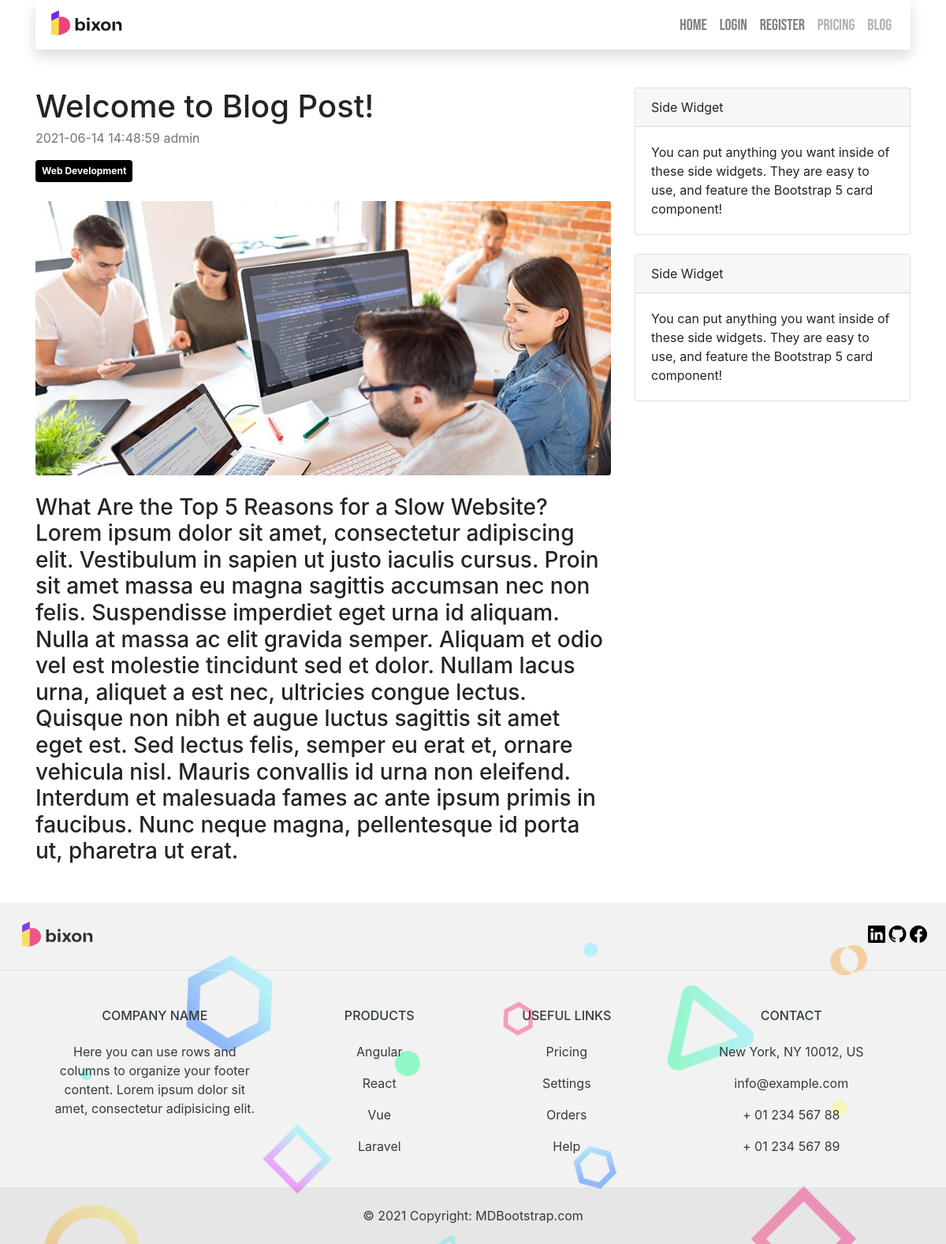
Screenshot of /post.php?p_id=9 with the database file from the repository.
### tables this page shows
CREATE TABLE `blog` (
  `blog_id` int(11) NOT NULL,
  `blog_content` text NOT NULL,
  `blog_tags` varchar(255) NOT NULL,
  `blog_img` varchar(255) NOT NULL,
  `blog_author` varchar(255) NOT NULL,
  `blog_date_publish` datetime NOT NULL
);

### post.php (the view, shortened to what this page needs)
<?php include './includes/header.php'; ?>
    <?php include './includes/navigation.php'; ?>
        <div class="container mt-5">
            <div class="row">
                <div class="col-lg-8">
                    <article>
                        <header class="mb-4">
                            <h1 class="fw-bolder mb-1">Welcome to Blog Post!</h1>
                            <?php
                            if (isset($_GET['p_id'])){
                                $getId = $_GET['p_id'];
                                $sqlViewSinglePost = "SELECT * FROM blog WHERE blog_id ='$getId'";
                                $queryViewSinglePost  = mysqli_query($conn,$sqlViewSinglePost);
                                while ($row = mysqli_fetch_assoc($queryViewSinglePost)){
                                    $sql_tags =  $row['blog_tags'] ;
                                    $sql_content =  $row['blog_content'] ;
                                    $sql_img =  $row['blog_img'] ;
                                    $sql_publish = $row['blog_date_publish'];
                                    $sql_author= $row['blog_author'];
                            ?>
                                       <p class="text-muted"><?php echo $sql_publish; ?> <?php echo $sql_author; ?> </p>
                            <a class="badge p-2" href="#!"><?php echo $sql_tags ?></a>
                        </header>
                        <figure class="mb-4"><img class="img-fluid rounded" src="./blog-images/<?php echo $sql_img?>" alt="..." /></figure>
                        <section class="mb-5">
                            <h3 class="fs-5 mb-4"><?php echo $sql_content ?></h3>
                            </section>
                    </article>
                </div>
            <?php }}?>
                <div class="col-lg-4">
                    <div class="card mb-4">
                       <div class="card-header">Side Widget</div>
                       <div class="card-body">You can put anything you want inside of these side widgets. They are easy to use, and feature the Bootstrap 5 card component!</div>
                    </div>
                    <div class="card mb-4">
                        <div class="card-header">Side Widget</div>
                        <div class="card-body">You can put anything you want inside of these side widgets. They are easy to use, and feature the Bootstrap 5 card component!</div>
                    </div>
                </div>
            </div>
        </div>
<?php include './includes/footer.php';  ?>

### includes/header.php (shortened to what this page needs)
<!doctype html>
<html lang="en">
  <head>
    <link rel="stylesheet" href="./css/style.css">
    <link rel="stylesheet" href="https://stackpath.bootstrapcdn.com/bootstrap/4.3.1/css/bootstrap.min.css">
    <link rel="stylesheet" href="https://cdnjs.cloudflare.com/ajax/libs/OwlCarousel2/2.3.4/assets/owl.carousel.min.css" />
    <link rel="stylesheet" href="https://cdn.jsdelivr.net/npm/bootstrap-icons@1.3.0/font/bootstrap-icons.css">
  </head>
  <body>

### includes/navigation.php (shortened to what this page needs)
<div id="header">
    <div class="container">
      <nav class="navbar navbar-expand-md navbar-light text-uppercase shadow" style="background-color: white;">
        <a href="#" class="navbar-brand"><img src="./images/logo-bixon.png" class="logo" alt=""></a>
        <div class="collapse navbar-collapse" id="navbarCollapse">
            <div class="nav navbar-nav ml-auto">
            <a href='http://localhost/diggital-agency/' class='nav-item nav-link'>Home</a>
           <?php
            if(isset($_SESSION['user_name'])){
                $seesionUsername = $_SESSION['user_name'];
                echo " <a href='upload' class='nav-item nav-link'>Upload Post</sub></a>";
            echo " <div class='dropdown'>
            <a  type='button' class='nav-item nav-link text-capitalize' id='dropdownMenuButton' data-toggle='dropdown' aria-haspopup='true' aria-expanded='false'>
                ".$seesionUsername."
            </a>
            <div class='dropdown-menu' aria-labelledby='dropdownMenuButton'>
                <a class='dropdown-item' href='logout'>Logout</a>
            </div>
            </div>";
            }else{
                echo "  <a href='login' class='nav-item nav-link'>Login</a>
                        <a href='register' class='nav-item nav-link'>Register</a>";
            }
            ?>
            <?php
            $currentUrl = $_SERVER['PHP_SELF'];
            $indexUrl = '/diggital-agency/index.php';
            if($currentUrl != $indexUrl){
                echo' <a href="#" class="nav-item nav-link disabled">Pricing</a>
                <a href="#" class="nav-item nav-link disabled">Blog</a> ';
            }else{
             echo  '
             <a href="#pricing" class="nav-item nav-link">Pricing</a>
             <a href="#blog" class="nav-item nav-link">Blog</a>';
            }
            ?>
            </div>
        </div>
    </nav>
    </div>
    </div>

### includes/footer.php (shortened to what this page needs)
<footer id="footer" class="text-center text-lg-start text-dark">
  <section class="d-flex justify-content-center justify-content-lg-between p-4 border-bottom">
    <div class="me-5 d-none d-lg-block">
   <img src="./images/logo-bixon.png"  class="footer-logo">
    </div>
    <div>
      <a href="#" class="me-4 social-icon-link" >
        <i class="bi bi-linkedin social-icon"></i>
      </a>
      <a href="#" class="me-4 social-icon-link">
        <i class="bi bi-github social-icon"></i>
      </a>
      <a href="#" class="me-4 social-icon-link">
        <i class="bi bi-facebook social-icon"></i>
      </a>
    </div>
  </section>
  <section class="">
    <div class="container text-center text-md-start mt-5">
      <div class="row mt-3">
        <div class="col-md-3 col-lg-4 col-xl-3 mx-auto mb-4">
          <h6 class="text-uppercase fw-bold mb-4">
            <i class="fas fa-gem me-3"></i>Company name
          </h6>
          <p>
            Here you can use rows and columns to organize your footer content. Lorem ipsum
            dolor sit amet, consectetur adipisicing elit.
          </p>
        </div>
        <div class="col-md-2 col-lg-2 col-xl-2 mx-auto mb-4">
          <h6 class="text-uppercase fw-bold mb-4">
            Products
          </h6>
          <p>
            <a href="#!" class="text-reset">Angular</a>
          </p>
          <p>
            <a href="#!" class="text-reset">React</a>
          </p>
          <p>
            <a href="#!" class="text-reset">Vue</a>
          </p>
          <p>
            <a href="#!" class="text-reset">Laravel</a>
          </p>
        </div>
        <div class="col-md-3 col-lg-2 col-xl-2 mx-auto mb-4">
          <h6 class="text-uppercase fw-bold mb-4">
            Useful links
          </h6>
          <p>
            <a href="#!" class="text-reset">Pricing</a>
          </p>
          <p>
            <a href="#!" class="text-reset">Settings</a>
          </p>
          <p>
            <a href="#!" class="text-reset">Orders</a>
          </p>
          <p>
            <a href="#!" class="text-reset">Help</a>
          </p>
        </div>
        <div class="col-md-4 col-lg-3 col-xl-3 mx-auto mb-md-0 mb-4">
          <h6 class="text-uppercase fw-bold mb-4">
            Contact
          </h6>
          <p><i class="fas fa-home me-3"></i> New York, NY 10012, US</p>
          <p>
            info@example.com
          </p>
          <p><i class="fas fa-phone me-3"></i> + 01 234 567 88</p>
          <p><i class="fas fa-print me-3"></i> + 01 234 567 89</p>
        </div>
      </div>
    </div>
  </section>
  <div class="text-center p-4" style="background-color: rgba(0, 0, 0, 0.05);">
    © 2021 Copyright:
    <a class="text-reset fw-bold" href="https://mdbootstrap.com/">MDBootstrap.com</a>
  </div>
</footer>
  </body>
</html>

### css/style.css (style rules this page uses)
html { scroll-behavior: smooth; }
nav { font-size: 20px; font-weight: 500; font-family: 'Bebas Neue', cursive; }
.logo { width: 100px; opacity: 0.9; }
.card-body { padding: 0; }
.badge { background: black; color: white; }
.social-icon { font-size: 22px; color: black; -webkit-transition: 1s; transition: 1s; }
#footer { background-image: url("../images/footer.png"); background-color: #f2f2f2; }
.footer-logo { opacity: 0.8; width: 100px; }

### rows the page displays
blog: blog_date_publish "2021-06-14 14:48:59", blog_author "admin", blog_tags "Web Development", blog_img (picture), blog_content "What Are the Top 5 Reasons for a Slow Website?Lorem ipsum dolor sit amet, consectetur adipiscing elit. Vestibulum in sapien ut justo iaculis cursus. Proin sit amet massa eu magna sagittis accumsan nec non felis. Suspendisse imperdiet eget urna id aliquam. Nulla at massa ac elit gravida semper. Aliquam et odio vel est molestie tincidunt sed et dolor. Nullam lacus urna, aliquet a est nec, ultricies congue lectus. Quisque non nibh et augue luctus sagittis sit amet eget est. Sed lectus felis, semper eu erat et, ornare vehicula nisl. Mauris convallis id urna non eleifend. Interdum et malesuada fames ac ante ipsum primis in faucibus. Nunc neque magna, pellentesque id porta ut, pharetra ut erat."
